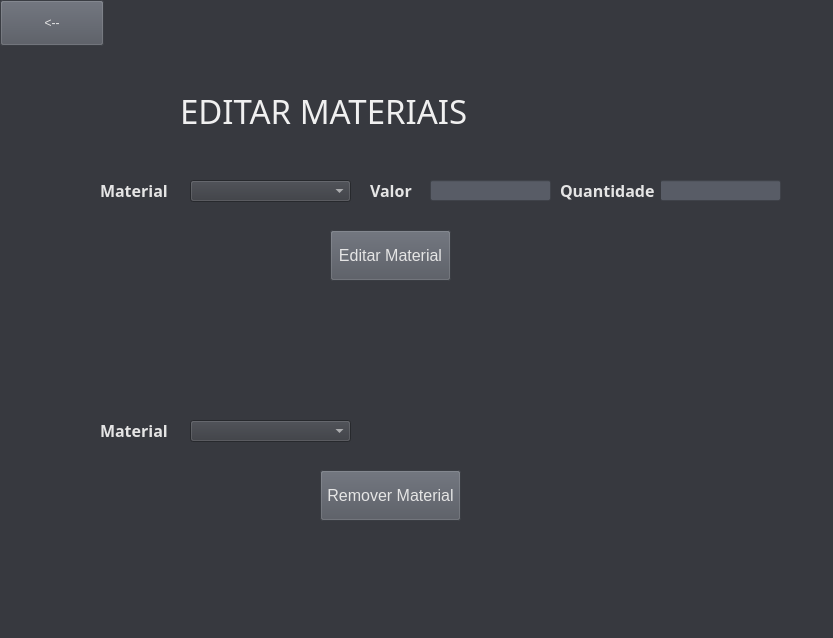
<?xml version="1.0" encoding="UTF-8"?>
<ui version="4.0">
 <class>MainWindow</class>
 <widget class="QMainWindow" name="MainWindow">
  <property name="geometry">
   <rect>
    <x>0</x>
    <y>0</y>
    <width>833</width>
    <height>638</height>
   </rect>
  </property>
  <property name="windowTitle">
   <string>MainWindow</string>
  </property>
  <property name="styleSheet">
   <string notr="true">background-color : rgb(55, 57, 63);
color: rgb(229, 229, 229);</string>
  </property>
  <widget class="QWidget" name="centralwidget">
   <widget class="QLabel" name="label">
    <property name="geometry">
     <rect>
      <x>180</x>
      <y>70</y>
      <width>741</width>
      <height>81</height>
     </rect>
    </property>
    <property name="font">
     <font>
      <family>Mercado</family>
      <pointsize>25</pointsize>
     </font>
    </property>
    <property name="autoFillBackground">
     <bool>false</bool>
    </property>
    <property name="styleSheet">
     <string notr="true">color: rgb(240, 240, 240);</string>
    </property>
    <property name="text">
     <string>EDITAR MATERIAIS</string>
    </property>
   </widget>
   <widget class="QLineEdit" name="quantidade">
    <property name="geometry">
     <rect>
      <x>660</x>
      <y>180</y>
      <width>121</width>
      <height>21</height>
     </rect>
    </property>
    <property name="styleSheet">
     <string notr="true">background-color: rgb(88, 92, 102);</string>
    </property>
   </widget>
   <widget class="QLabel" name="qtd">
    <property name="geometry">
     <rect>
      <x>560</x>
      <y>180</y>
      <width>101</width>
      <height>21</height>
     </rect>
    </property>
    <property name="font">
     <font>
      <family>Gotham</family>
      <pointsize>12</pointsize>
      <weight>75</weight>
      <italic>false</italic>
      <bold>true</bold>
     </font>
    </property>
    <property name="text">
     <string>Quantidade</string>
    </property>
    <property name="textFormat">
     <enum>Qt::AutoText</enum>
    </property>
   </widget>
   <widget class="QPushButton" name="button">
    <property name="geometry">
     <rect>
      <x>330</x>
      <y>230</y>
      <width>121</width>
      <height>51</height>
     </rect>
    </property>
    <property name="font">
     <font>
      <pointsize>12</pointsize>
     </font>
    </property>
    <property name="styleSheet">
     <string notr="true">background-color: rgb(81, 85, 94);</string>
    </property>
    <property name="text">
     <string>Editar Material</string>
    </property>
   </widget>
   <widget class="QLabel" name="Produto_2">
    <property name="enabled">
     <bool>true</bool>
    </property>
    <property name="geometry">
     <rect>
      <x>100</x>
      <y>180</y>
      <width>81</width>
      <height>21</height>
     </rect>
    </property>
    <property name="font">
     <font>
      <family>Gotham</family>
      <pointsize>12</pointsize>
      <weight>75</weight>
      <italic>false</italic>
      <bold>true</bold>
     </font>
    </property>
    <property name="statusTip">
     <string/>
    </property>
    <property name="autoFillBackground">
     <bool>false</bool>
    </property>
    <property name="text">
     <string>Material</string>
    </property>
    <property name="textFormat">
     <enum>Qt::AutoText</enum>
    </property>
   </widget>
   <widget class="QLabel" name="Produto_3">
    <property name="enabled">
     <bool>true</bool>
    </property>
    <property name="geometry">
     <rect>
      <x>370</x>
      <y>180</y>
      <width>81</width>
      <height>21</height>
     </rect>
    </property>
    <property name="font">
     <font>
      <family>Gotham</family>
      <pointsize>12</pointsize>
      <weight>75</weight>
      <italic>false</italic>
      <bold>true</bold>
     </font>
    </property>
    <property name="statusTip">
     <string/>
    </property>
    <property name="autoFillBackground">
     <bool>false</bool>
    </property>
    <property name="text">
     <string>Valor</string>
    </property>
    <property name="textFormat">
     <enum>Qt::AutoText</enum>
    </property>
   </widget>
   <widget class="QLineEdit" name="valor">
    <property name="geometry">
     <rect>
      <x>430</x>
      <y>180</y>
      <width>121</width>
      <height>21</height>
     </rect>
    </property>
    <property name="styleSheet">
     <string notr="true">background-color: rgb(88, 92, 102);</string>
    </property>
   </widget>
   <widget class="QPushButton" name="voltar">
    <property name="geometry">
     <rect>
      <x>0</x>
      <y>0</y>
      <width>104</width>
      <height>46</height>
     </rect>
    </property>
    <property name="sizeIncrement">
     <size>
      <width>0</width>
      <height>0</height>
     </size>
    </property>
    <property name="font">
     <font>
      <pointsize>9</pointsize>
     </font>
    </property>
    <property name="styleSheet">
     <string notr="true">background-color: rgb(81, 85, 94);</string>
    </property>
    <property name="text">
     <string>&lt;--</string>
    </property>
   </widget>
   <widget class="QLabel" name="Produto_5">
    <property name="enabled">
     <bool>true</bool>
    </property>
    <property name="geometry">
     <rect>
      <x>100</x>
      <y>420</y>
      <width>81</width>
      <height>21</height>
     </rect>
    </property>
    <property name="font">
     <font>
      <family>Gotham</family>
      <pointsize>12</pointsize>
      <weight>75</weight>
      <italic>false</italic>
      <bold>true</bold>
     </font>
    </property>
    <property name="statusTip">
     <string/>
    </property>
    <property name="autoFillBackground">
     <bool>false</bool>
    </property>
    <property name="text">
     <string>Material</string>
    </property>
    <property name="textFormat">
     <enum>Qt::AutoText</enum>
    </property>
   </widget>
   <widget class="QPushButton" name="button_2">
    <property name="geometry">
     <rect>
      <x>320</x>
      <y>470</y>
      <width>141</width>
      <height>51</height>
     </rect>
    </property>
    <property name="font">
     <font>
      <pointsize>12</pointsize>
     </font>
    </property>
    <property name="styleSheet">
     <string notr="true">background-color: rgb(81, 85, 94);</string>
    </property>
    <property name="text">
     <string>Remover Material</string>
    </property>
   </widget>
   <widget class="QComboBox" name="editmat">
    <property name="geometry">
     <rect>
      <x>190</x>
      <y>180</y>
      <width>161</width>
      <height>22</height>
     </rect>
    </property>
   </widget>
   <widget class="QComboBox" name="removemat">
    <property name="geometry">
     <rect>
      <x>190</x>
      <y>420</y>
      <width>161</width>
      <height>22</height>
     </rect>
    </property>
   </widget>
  </widget>
  <widget class="QMenuBar" name="menubar">
   <property name="geometry">
    <rect>
     <x>0</x>
     <y>0</y>
     <width>833</width>
     <height>21</height>
    </rect>
   </property>
  </widget>
  <widget class="QStatusBar" name="statusbar"/>
 </widget>
 <resources/>
 <connections/>
</ui>
